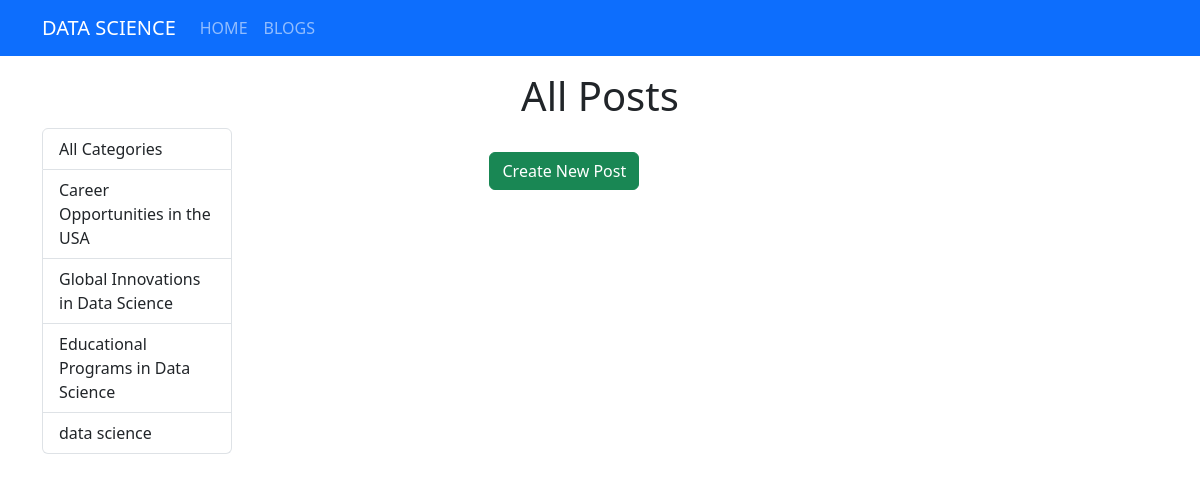
The app's page /category/2/ with its own data.
### blog/models.py (models this page shows, shortened)
class Category(models.Model):
    name = models.CharField(max_length=225)

### blog/views.py (the view)
# urls.py: path("category/<int:category_id>/", views.blogs, name="blogs_by_category"),
def blogs(req, category_id=None):
    categories = Category.objects.all()
    if category_id:
        posts = Post.objects.filter(category_id=category_id)
    else:
        posts = Post.objects.all()
    return render(req, 'blog/blogs.html', {'posts': posts, 'categories': categories})

### blog/templates/blog/blogs.html (shortened to what this page needs)
{% extends 'base.html' %}
{% load static %}
{% block title_header %}
<h1 class="text-center">All Posts</h1>
{% endblock %}
{% block main_content %}
<div class="row">
    <div class="col-3">
        <div class="list-group">
            <a class="list-group-item list-group-item-action" href="{% url 'blogs' %}">All Categories</a>
            {% for category in categories %}
            <a class="list-group-item list-group-item-action" href="{% url 'blogs_by_category' category.id %}">{{ category.name }}</a>
            {% endfor %}
        </div>
    </div>
    <div class="col-9">
        <div class="row">
            <div class="col-12 text-center mt-4">
                <a href="{% url 'create_post' %}" class="btn btn-success">Create New Post</a>
            </div>
        </div>
    </div>
</div>
{% endblock %}

### records on screen
Category: name "Career Opportunities in the USA"
Category: name "Global Innovations in Data Science"
Category: name "Educational Programs in Data Science"
Category: name "data science"
